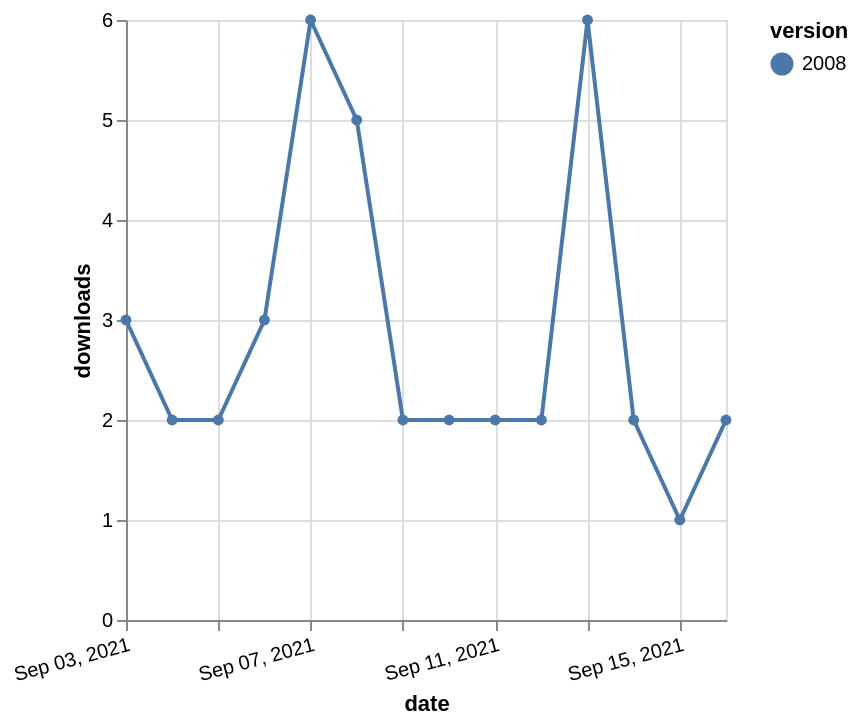

Source (Vega-Lite JSON):
### Vega-Lite specification from a JSON file in a GitHub repository (floating-point values rounded to 4 significant figures)
{"$schema": "https://vega.github.io/schema/vega-lite/v5.json", "description": "A simple bar chart with embedded data.", "data": {"values": [{"date": "2021-09-03", "total": 3483, "delta": 3, "version": "2008"}, {"date": "2021-09-04", "total": 3485, "delta": 2, "version": "2008"}, {"date": "2021-09-05", "total": 3487, "delta": 2, "version": "2008"}, {"date": "2021-09-06", "total": 3490, "delta": 3, "version": "2008"}, {"date": "2021-09-07", "total": 3496, "delta": 6, "version": "2008"}, {"date": "2021-09-08", "total": 3501, "delta": 5, "version": "2008"}, {"date": "2021-09-09", "total": 3503, "delta": 2, "version": "2008"}, {"date": "2021-09-10", "total": 3505, "delta": 2, "version": "2008"}, {"date": "2021-09-11", "total": 3507, "delta": 2, "version": "2008"}, {"date": "2021-09-12", "total": 3509, "delta": 2, "version": "2008"}, {"date": "2021-09-13", "total": 3515, "delta": 6, "version": "2008"}, {"date": "2021-09-14", "total": 3517, "delta": 2, "version": "2008"}, {"date": "2021-09-15", "total": 3518, "delta": 1, "version": "2008"}, {"date": "2021-09-16", "total": 3520, "delta": 2, "version": "2008"}]}, "width": "container", "mark": {"type": "line", "point": {"filled": true}}, "encoding": {"x": {"field": "date", "type": "temporal", "timeUnit": "yearmonthdate", "title": "date", "axis": {"labelAngle": -15}}, "y": {"field": "delta", "type": "quantitative", "title": "downloads"}, "color": {"field": "version", "type": "nominal"}, "tooltip": {"field": "delta"}}}
